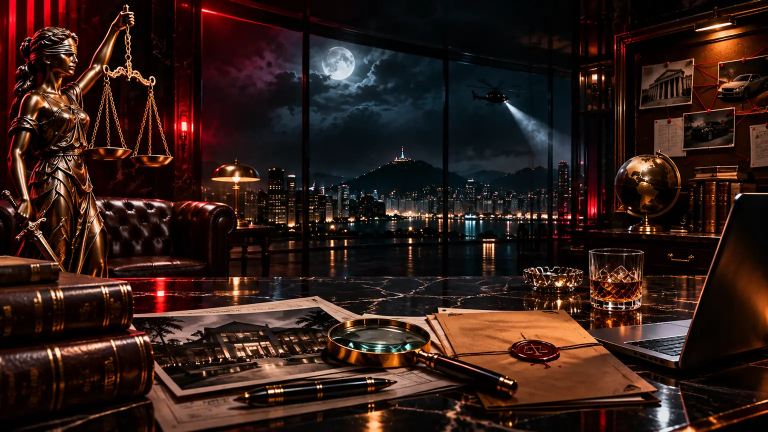
#> input picture assets/the-crimes-v5/backgrounds/host-world.webp, 1536 x 864 px (shown at 1/2 size)
$ python build-v6-decor.py
#> lines starting #> are read from the running program, lines starting #| are printed output that depends on the picture
from pathlib import Path
from PIL import Image, ImageEnhance
root=Path(__file__).resolve().parents[2]
out=root/'assets'/'the-crimes-v6'/'decor'
out.mkdir(parents=True,exist_ok=True)
img=Image.open(root/'assets'/'the-crimes-v5'/'backgrounds'/'host-world.webp').convert('RGBA')
img=img.crop((0,0,375,630)).resize((400,672),Image.Resampling.LANCZOS)
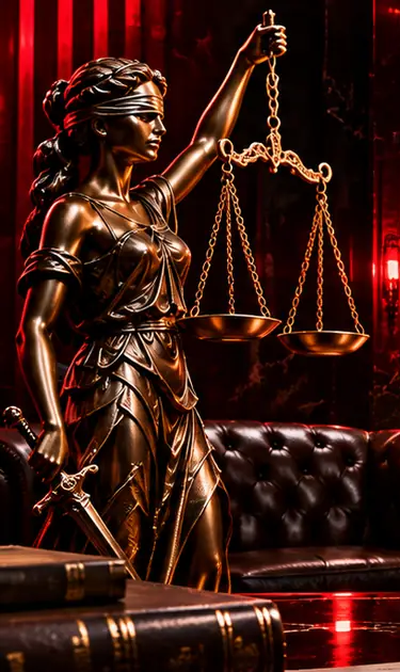
#> img: PIL image 400x672 RGBA; mean R, G, B, A 60.4, 25.9, 18.8, 255
img=ImageEnhance.Contrast(img).enhance(1.09)
px=img.load()
w,h=img.size
#> w = 400; h = 672
for y in range(h):
    for x in range(w):
        left=min(1,x/24)
        right=min(1,(w-x-1)/85)
        top=min(1,y/25)
        bottom=min(1,(h-y-1)/110)
        a=max(0,min(left,right,top,bottom))
        rr,gg,bb,_=px[x,y];px[x,y]=(rr,gg,bb,int(245*a))
img.save(out/'lady-justice-bronze.webp',format='WEBP',quality=91,method=6)
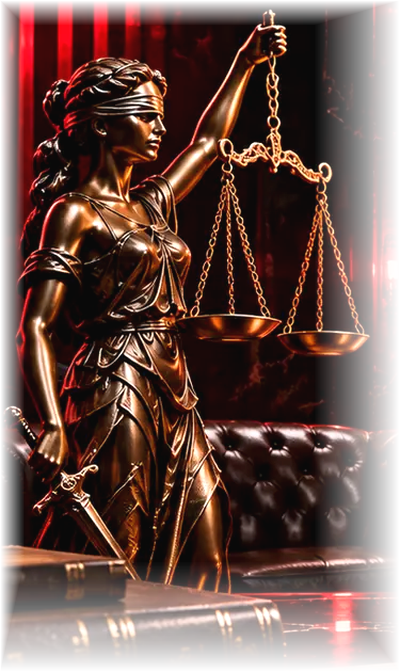
#> saved as lady-justice-bronze.webp: PIL image 400x672 RGBA; mean R, G, B, A 61.9, 25.9, 18.6, 190.4; transparent parts drawn white
print("DECOR_READY",img.size)
#| DECOR_READY (400, 672)
